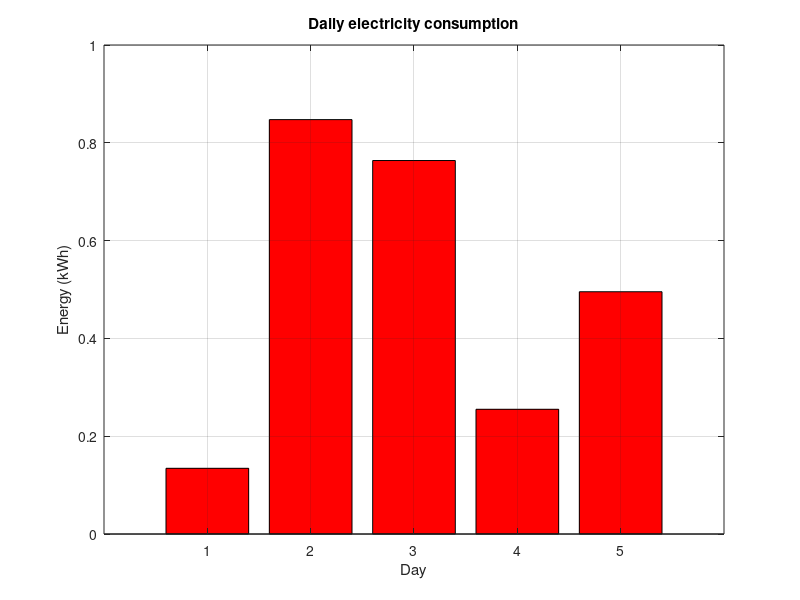
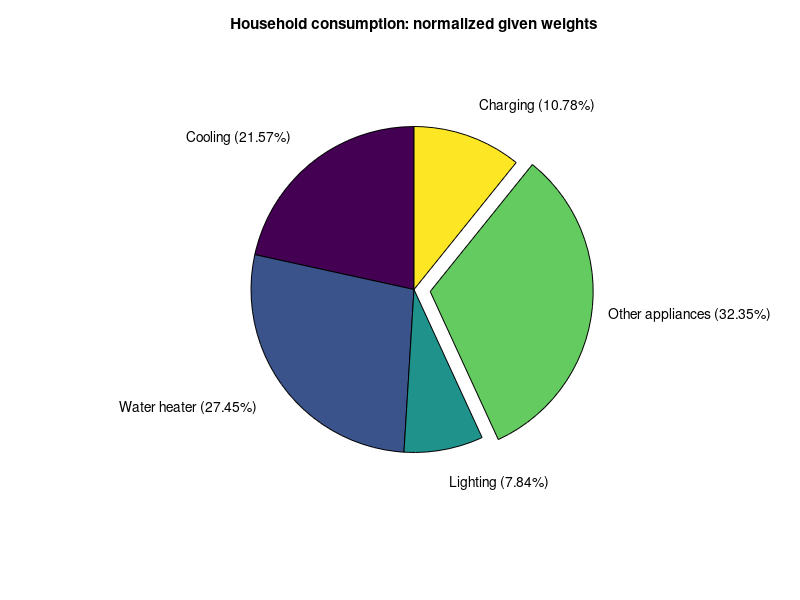

Source code (MATLAB) for these figures, in order:
clear;
clc;
close all;
rng(1);

daily_consumption = rand(1, 5);
figure('Color', 'w');
bar(1:5, daily_consumption, 'r');
title('Daily electricity consumption');
xlabel('Day');
ylabel('Energy (kWh)');
grid on;

shares = [22 28 8 33 11];
names = {'Cooling', 'Water heater', 'Lighting', 'Other appliances', 'Charging'};
normalized_percent = 100 * shares / sum(shares);
labels = cell(1, 5);
for k = 1:5
    labels{k} = sprintf('%s (%.2f%%)', names{k}, normalized_percent(k));
end
explode = zeros(1, 5);
[largest_share, largest_index] = max(shares);
explode(largest_index) = 1;
fprintf('Given percentages sum to %.0f%%.\n', sum(shares));
disp('The pie uses the given numbers as weights; labels show normalized shares.');
fprintf('%s: %.4f%%\n', names{1}, normalized_percent(1));
fprintf('%s: %.4f%%\n', names{2}, normalized_percent(2));
fprintf('%s: %.4f%%\n', names{3}, normalized_percent(3));
fprintf('%s: %.4f%%\n', names{4}, normalized_percent(4));
fprintf('%s: %.4f%%\n', names{5}, normalized_percent(5));
figure('Color', 'w');
pie(shares, explode, labels);
title('Household consumption: normalized given weights');
